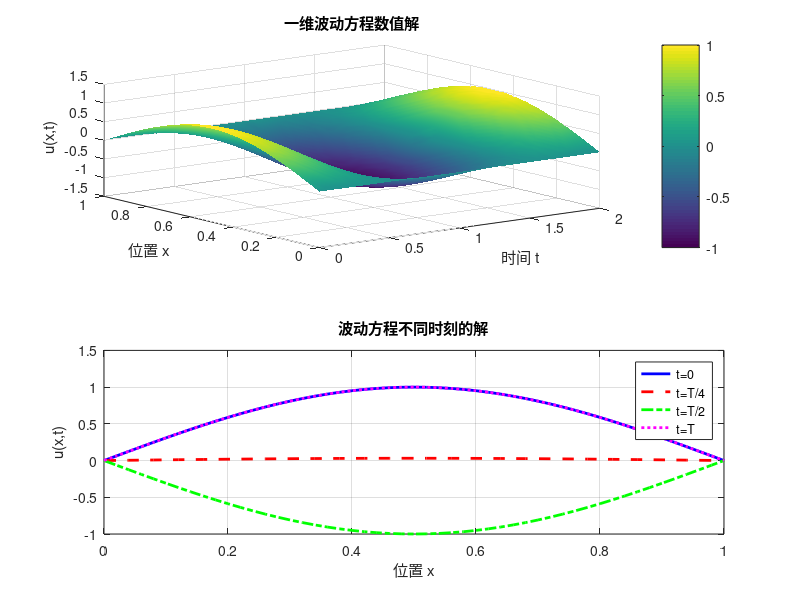
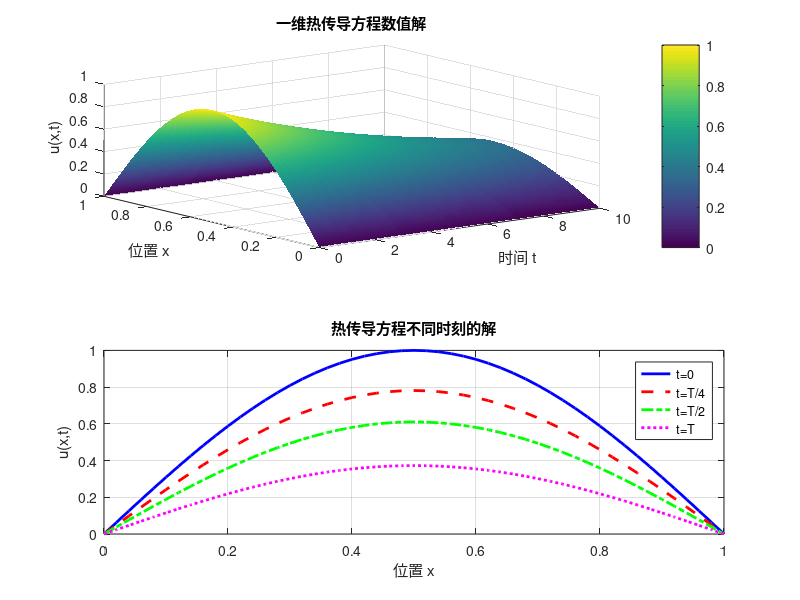
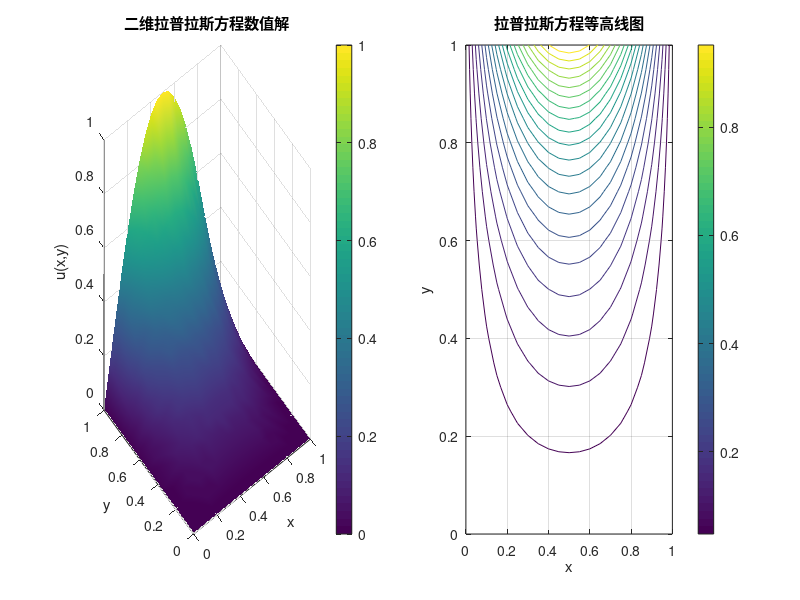

Source code (MATLAB) for these figures, in order:
% 偏微分方程基础示例
% 本文件演示偏微分方程的基本概念和数值求解方法
% 包括分类、经典方程和分离变量法

% 加载符号包

disp('=== 偏微分方程基础示例 ===');
disp(' ');

%% 1. 偏微分方程的分类
disp('1. 偏微分方程的分类');
disp('------------------');

% 二阶线性PDE的一般形式: A*u_xx + 2B*u_xy + C*u_yy + D*u_x + E*u_y + F*u = G
% 判别式: Δ = B^2 - A*C

disp('二阶线性偏微分方程分类:');
disp('  A*u_xx + 2B*u_xy + C*u_yy + ... = 0');
disp('  判别式 Δ = B^2 - A*C');
disp('  Δ > 0: 双曲型 (波动方程)');
disp('  Δ = 0: 抛物型 (热传导方程)');
disp('  Δ < 0: 椭圆型 (拉普拉斯方程)');
disp(' ');

% 示例：波动方程 u_tt = c^2 * u_xx
disp('波动方程: u_tt = c^2 * u_xx');
disp('  A = c^2, B = 0, C = -1');
disp('  Δ = 0^2 - c^2 * (-1) = c^2 > 0 → 双曲型');
disp(' ');

% 示例：热传导方程 u_t = k * u_xx
disp('热传导方程: u_t = k * u_xx');
disp('  A = k, B = 0, C = 0, D = 0, E = 1, F = 0');
disp('  Δ = 0^2 - k*0 = 0 → 抛物型');
disp(' ');

% 示例：拉普拉斯方程 u_xx + u_yy = 0
disp('拉普拉斯方程: u_xx + u_yy = 0');
disp('  A = 1, B = 0, C = 1');
disp('  Δ = 0^2 - 1*1 = -1 < 0 → 椭圆型');
disp(' ');

disp(' ');

%% 2. 一维波动方程的分离变量法
disp('2. 一维波动方程的分离变量法');
disp('---------------------------');

disp('考虑初边值问题:');
disp('  u_tt = c^2 * u_xx,  0 < x < L, t > 0');
disp('  u(0,t) = u(L,t) = 0,  t > 0');
disp('  u(x,0) = f(x),  u_t(x,0) = 0,  0 < x < L');
disp(' ');

disp('分离变量: 设 u(x,t) = X(x)T(t)');
disp('代入方程得: X*T'' = c^2 * X''*T');
disp('分离变量: T''/(c^2*T) = X''/X = -λ');
disp(' ');

disp('得到两个常微分方程:');
disp('  X'' + λX = 0,  X(0) = X(L) = 0');
disp('  T'' + c^2*λT = 0');
disp(' ');

disp('求解X的方程（特征值问题）:');
disp('  特征值: λ_n = (nπ/L)^2, n = 1,2,3,...');
disp('  特征函数: X_n(x) = sin(nπx/L)');
disp(' ');

disp('求解T的方程:');
disp('  T_n(t) = A_n*cos(nπct/L) + B_n*sin(nπct/L)');
disp('  由初始条件 u_t(x,0)=0 得 B_n = 0');
disp(' ');

disp('通解: u(x,t) = Σ A_n * sin(nπx/L) * cos(nπct/L)');
disp('  其中 A_n = (2/L) * ∫_0^L f(x)*sin(nπx/L) dx');
disp(' ');

disp(' ');

%% 3. 数值求解一维波动方程
disp('3. 数值求解一维波动方程');
disp('------------------------');

% 参数设置
L = 1;          % 弦长
c = 1;          % 波速
T_max = 2;      % 最大时间
Nx = 50;        % 空间步数
Nt = 100;       % 时间步数

dx = L / Nx;
dt = T_max / Nt;
r = c * dt / dx;  % CFL数

% 网格
x = linspace(0, L, Nx+1);
t = linspace(0, T_max, Nt+1);

% 初始条件: f(x) = sin(πx)
f = sin(pi * x);

% 初始化解矩阵
u = zeros(Nx+1, Nt+1);

% 初始条件
u(:, 1) = f;
u(:, 2) = f;  % u_t(x,0) = 0

% 边界条件
u(1, :) = 0;
u(end, :) = 0;

% 有限差分法求解
for n = 2:Nt
    for i = 2:Nx
        u(i, n+1) = 2*u(i, n) - u(i, n-1) + r^2 * (u(i+1, n) - 2*u(i, n) + u(i-1, n));
    end
end

% 绘制波动方程解
figure('Name', '一维波动方程');
subplot(2, 1, 1);
[X_plot, T_plot] = meshgrid(t, x);
surf(X_plot, T_plot, u);
title('一维波动方程数值解');
xlabel('时间 t'); ylabel('位置 x'); zlabel('u(x,t)');
shading interp;
colorbar;

subplot(2, 1, 2);
plot(x, u(:, 1), 'b-', 'LineWidth', 2);
hold on;
plot(x, u(:, round(Nt/4)+1), 'r--', 'LineWidth', 2);
plot(x, u(:, round(Nt/2)+1), 'g-.', 'LineWidth', 2);
plot(x, u(:, Nt+1), 'm:', 'LineWidth', 2);
hold off;
legend('t=0', 't=T/4', 't=T/2', 't=T');
title('波动方程不同时刻的解');
xlabel('位置 x'); ylabel('u(x,t)');
grid on;

disp(' ');

%% 4. 数值求解一维热传导方程
disp('4. 数值求解一维热传导方程');
disp('------------------------');

disp('考虑初边值问题:');
disp('  u_t = k * u_xx,  0 < x < L, t > 0');
disp('  u(0,t) = u(L,t) = 0,  t > 0');
disp('  u(x,0) = f(x),  0 < x < L');
disp(' ');

% 参数设置
L = 1;          % 长度
k = 0.01;       % 热扩散系数
T_max = 10;     % 最大时间
Nx = 50;        % 空间步数
Nt = 1000;      % 时间步数

dx = L / Nx;
dt = T_max / Nt;
r = k * dt / dx^2;  % 稳定性条件: r ≤ 0.5

% 网格
x_heat = linspace(0, L, Nx+1);
t_heat = linspace(0, T_max, Nt+1);

% 初始条件: f(x) = sin(πx)
f_heat = sin(pi * x_heat);

% 初始化解矩阵
u_heat = zeros(Nx+1, Nt+1);

% 初始条件
u_heat(:, 1) = f_heat;

% 边界条件
u_heat(1, :) = 0;
u_heat(end, :) = 0;

% 显式有限差分法求解
for n = 1:Nt
    for i = 2:Nx
        u_heat(i, n+1) = u_heat(i, n) + r * (u_heat(i+1, n) - 2*u_heat(i, n) + u_heat(i-1, n));
    end
end

% 绘制热传导方程解
figure('Name', '一维热传导方程');
subplot(2, 1, 1);
[X_h, T_h] = meshgrid(t_heat, x_heat);
surf(X_h, T_h, u_heat);
title('一维热传导方程数值解');
xlabel('时间 t'); ylabel('位置 x'); zlabel('u(x,t)');
shading interp;
colorbar;

subplot(2, 1, 2);
plot(x_heat, u_heat(:, 1), 'b-', 'LineWidth', 2);
hold on;
plot(x_heat, u_heat(:, round(Nt/4)+1), 'r--', 'LineWidth', 2);
plot(x_heat, u_heat(:, round(Nt/2)+1), 'g-.', 'LineWidth', 2);
plot(x_heat, u_heat(:, Nt+1), 'm:', 'LineWidth', 2);
hold off;
legend('t=0', 't=T/4', 't=T/2', 't=T');
title('热传导方程不同时刻的解');
xlabel('位置 x'); ylabel('u(x,t)');
grid on;

disp(' ');

%% 5. 二维拉普拉斯方程
disp('5. 二维拉普拉斯方程');
disp('-------------------');

disp('拉普拉斯方程: ∂²u/∂x² + ∂²u/∂y² = 0');
disp('在矩形区域 [0,L]×[0,H] 上求解');
disp('边界条件: u(0,y)=u(L,y)=0, u(x,0)=0, u(x,H)=f(x)');
disp(' ');

% 分离变量法求解
disp('分离变量: u(x,y) = X(x)Y(y)');
disp('得到: X''/X = -Y''/Y = -λ');
disp(' ');
disp('X的方程: X'' + λX = 0, X(0)=X(L)=0');
disp('  特征值: λ_n = (nπ/L)^2');
disp('  特征函数: X_n(x) = sin(nπx/L)');
disp(' ');
disp('Y的方程: Y'' - λY = 0');
disp('  通解: Y_n(y) = A_n*sinh(nπy/L) + B_n*cosh(nπy/L)');
disp('  由边界条件 Y(0)=0 得 B_n = 0');
disp('  所以 Y_n(y) = A_n*sinh(nπy/L)');
disp(' ');
disp('通解: u(x,y) = Σ A_n * sin(nπx/L) * sinh(nπy/L)');
disp('  其中 A_n = (2/(L*sinh(nπH/L))) * ∫_0^L f(x)*sin(nπx/L) dx');
disp(' ');

% 数值求解二维拉普拉斯方程
disp('数值求解二维拉普拉斯方程...');

% 参数设置
Lx = 1;        % x方向长度
Ly = 1;        % y方向长度
Nx = 20;       % x方向步数
Ny = 20;       % y方向步数
max_iter = 1000; % 最大迭代次数
tol = 1e-6;    % 收敛容差

dx = Lx / Nx;
dy = Ly / Ny;

% 网格
x_lap = linspace(0, Lx, Nx+1);
y_lap = linspace(0, Ly, Ny+1);

% 初始化解矩阵
u_lap = zeros(Nx+1, Ny+1);

% 边界条件
u_lap(:, 1) = 0;           % u(x,0) = 0
u_lap(:, end) = sin(pi*x_lap'); % u(x,H) = sin(πx)
u_lap(1, :) = 0;           % u(0,y) = 0
u_lap(end, :) = 0;         % u(L,y) = 0

% 迭代求解（Jacobi迭代）
for iter = 1:max_iter
    u_old = u_lap;
    
    for i = 2:Nx
        for j = 2:Ny
            u_lap(i, j) = 0.25 * (u_old(i+1, j) + u_old(i-1, j) + ...
                                   u_old(i, j+1) + u_old(i, j-1));
        end
    end
    
    % 检查收敛性
    error = max(max(abs(u_lap - u_old)));
    if error < tol
        fprintf('Jacobi迭代收敛，迭代次数: %d\n', iter);
        break;
    end
end

% 绘制拉普拉斯方程解
figure('Name', '二维拉普拉斯方程');
subplot(1, 2, 1);
[X_lap_plot, Y_lap_plot] = meshgrid(x_lap, y_lap);
surf(X_lap_plot, Y_lap_plot, u_lap');
title('二维拉普拉斯方程数值解');
xlabel('x'); ylabel('y'); zlabel('u(x,y)');
shading interp;
colorbar;

subplot(1, 2, 2);
contour(X_lap_plot, Y_lap_plot, u_lap', 20);
title('拉普拉斯方程等高线图');
xlabel('x'); ylabel('y');
colorbar;
grid on;

disp(' ');
disp('=== 偏微分方程基础示例完成 ===');
